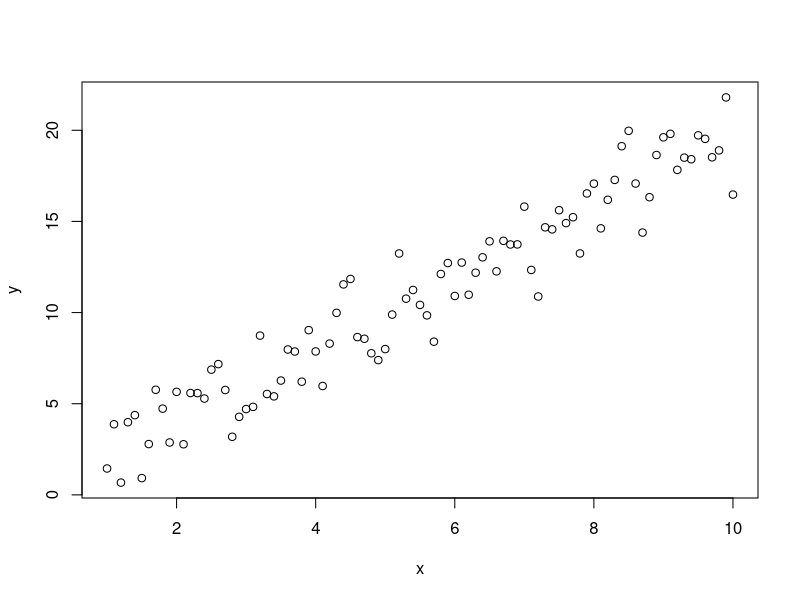

This figure's R source: (Note: this script raises an error after producing the figure.)
# 1.1

1:50

!as.logical(1:50%%2)

50:1

c(1:50, 49:1)

-10:10

3*1:16
seq(3, 48, by=3)

as.character(3*1:16)

rep(c("a","b","c","d"), c(4,3,2,1))

factor(rep(c("a","b","c","d"), c(4,3,2,1)))

seq(-1,1, length.out=200)


# 1.2

x = 1:50
y = cos(x)
z = tan(y)
w = y*z
f = x %in% 10:29
df1 = data.frame(x=x, y=y, z=z, w=w, f=f)
names(df1) = toupper(names(df1))
df1 = data.frame(y=y, z=z, w=w, f=f)
# if x != 1:50, then you would need to additional do:
# row.names(df1) = x

# 2.1

m1 = df1[sapply(df1, is.numeric)]
m2 = m1[f, ]
df2 = df1[df1$z >= 0, names(df1) != 'z']
df3 = df1[-c(3,17), ]
df4 = df1[seq(2,nrow(df1),2), ]

# 3.1

x = seq(1,3,.1)
exp(2*x)*x^sqrt(x)

# 3.2

x = matrix(0, 5, 5)
y = x
y[abs(row(x)-col(x))==1] = 1
abs(row(x)-col(x))

# 3.3
outer(0:4, 0:4, "+")
outer(0:4, 0:4, "+")%%5

# 4.1
m1 <- matrix(sample.int(100, 5 * 6), 5, 6)

m2 <- t(apply(m1, 1, function(row) row / sum(row)))

all.equal(apply(m2, 1, sum), rep(1, 5))
all.equal(rowSums(m2), rep(1, nrow(m2)))

m3 <- apply(m1, 2, function(col) col / sum(col))

all.equal(apply(m3, 2, sum), rep(1, ncol(m3)))
all.equal(colSums(m3), rep(1, ncol(m3)))

# 4.2
x  <- seq(1, 10, by = 0.1)
y <- 2 * x + rnorm(length(x), sd = 1.5)

plot(x,y)
abline(mylm)

mylm <- lm(y ~ x)
plot(mylm)

lapply(mylm, class)
sapply(mylm, class)

all.equal(lapply(mylm, class), sapply(mylm, class))

# 5.1
sadev <- function(x, na.rm = FALSE) {
  if (!is(x, 'numeric')) {
    stop(substitute(x), ' (x) must be of type "numeric"')
  }
  med <- median(x, na.rm = na.rm)
  sum(abs(x - med), na.rm = na.rm)
}

# 5.2
x <- sample(c(0, 1), 100, replace = TRUE)
y <- sample(c(0, 1), 100, replace = TRUE)

sum_heads <- function(n) {
  sum(sample(c(0,1), n, replace = TRUE))
}

sums <- replicate(10000L, sum_heads(200))
hist(sums)

# 5.3
op <- function(x, y, operation = "add"){
  switch(operation,
    add = x + y,
    sub = x - y,
    mul = x * y,
    div = x / y,
    stop("operation unknown"))
}


# 5.4
cs <- function(x) {
  ret <- numeric(length(x))
  ret[1] <- x[1]
  for (i in 2:length(x)) {
    ret[i] <- x[i] + ret[i-1]
  }
  ret
}

